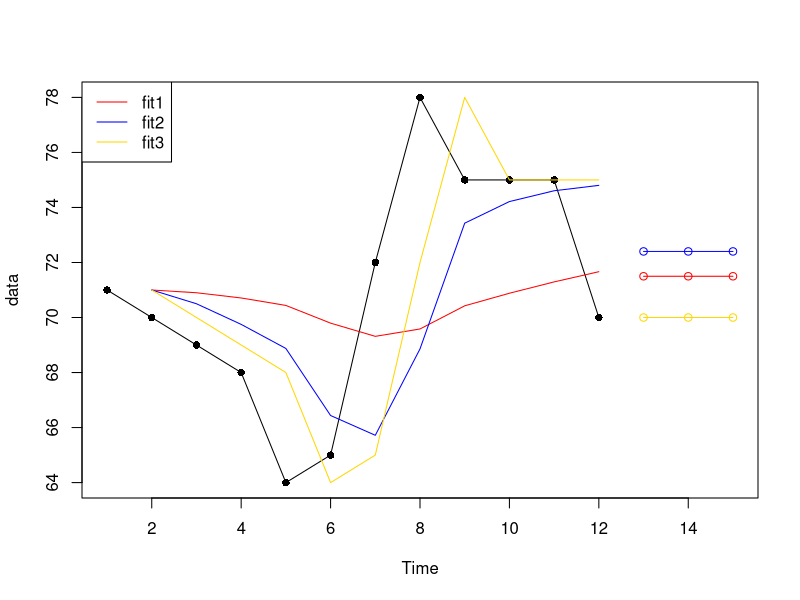
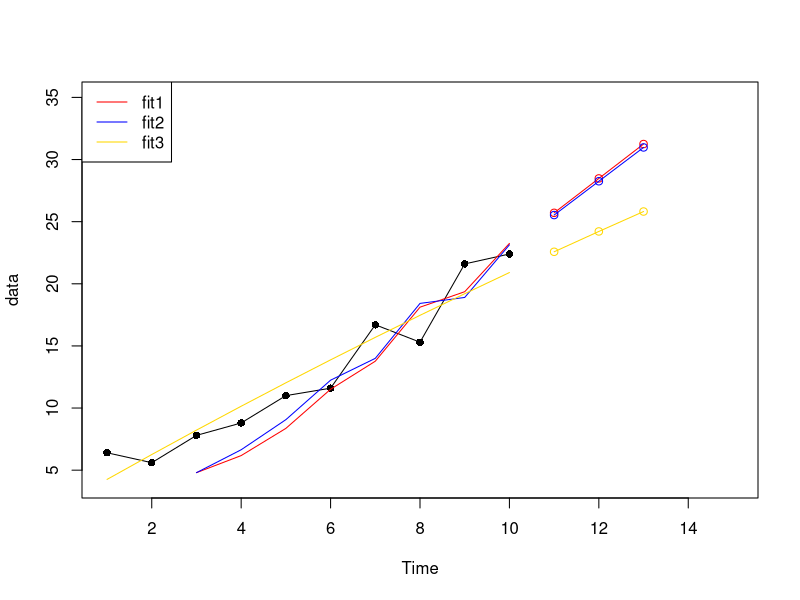
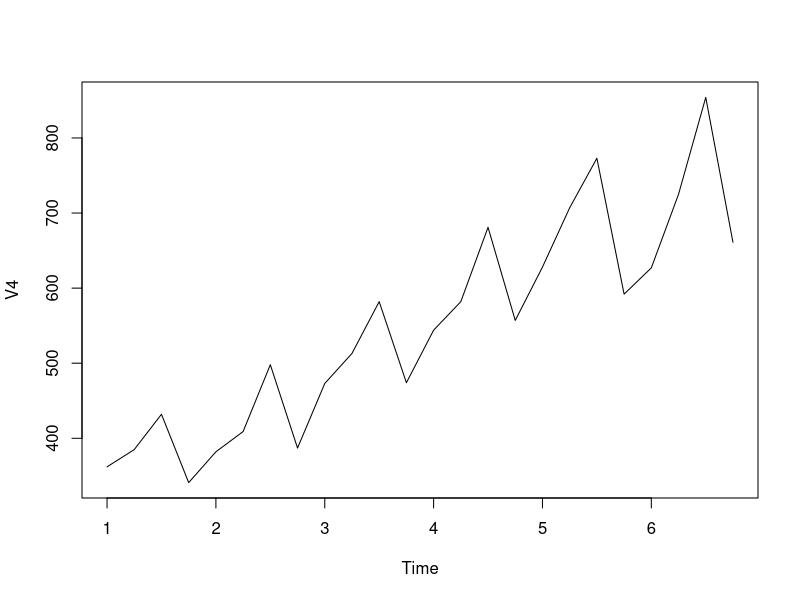
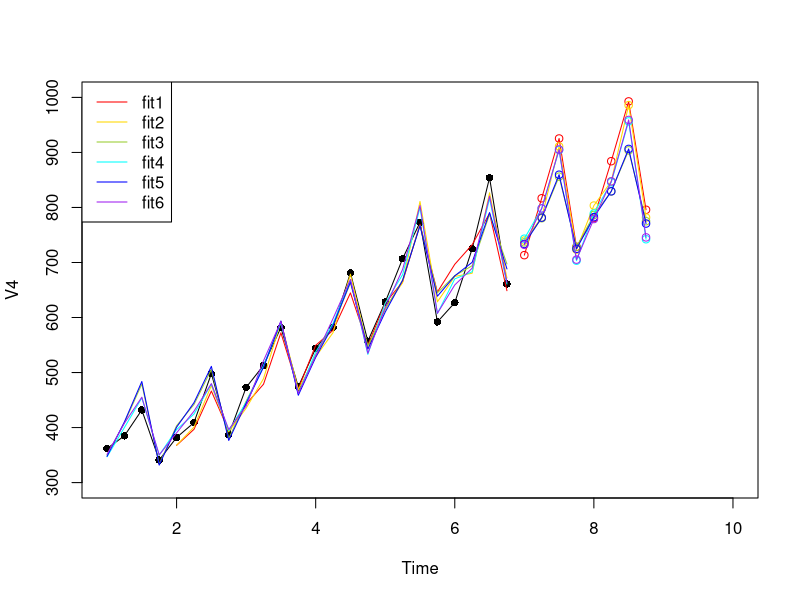

The R source for these figures, in order:
## There are a lot of functions in R that can do exponential smoothing
## including HoltWinters, ses (ses, holt, hw) and ets
## HoltWinters can not do damped smoothing, but ses and ets could.

library(forecast)
library(stats)

## simple exponential smoothing
data <- ts(c(71, 70, 69, 68, 64, 65, 72, 78, 75, 75, 75, 70))

fit1 <- HoltWinters(data, alpha=0.1, beta = FALSE, gamma = FALSE)
fit1
fit1$SSE

fit2 <- HoltWinters(data, alpha=0.5, beta = FALSE, gamma = FALSE)
fit2
fit2$SSE

fit3 <- HoltWinters(data, beta = FALSE, gamma = FALSE)
fit3$alpha
fit3$SSE

fcast1 <- forecast(fit1, h = 3)
fcast2 <- forecast(fit2, h = 3)
fcast3 <- forecast(fit3, h = 3)

plot(data, type = 'o', col = 'black', xlim=c(1, 15), pch = 16)
lines(2:length(data), fit1$fitted[, 1], col='red')
lines(2:length(data), fit2$fitted[, 1], col='blue')
lines(2:length(data), fit3$fitted[, 1], col='gold')
legend(x ='topleft', legend = c('fit1', 'fit2', 'fit3'), 
       col = c('red', 'blue', 'gold'), lwd=1)
lines((length(data)+1):(length(data)+3), fcast1$mean, col = 'red', type = 'o')
lines((length(data)+1):(length(data)+3), fcast2$mean, col = 'blue', type = 'o')
lines((length(data)+1):(length(data)+3), fcast3$mean, col = 'gold', type = 'o')

## Double exponential smoothing
data <- ts(c(6.4,  5.6,  7.8,  8.8, 11. , 11.6, 16.7, 15.3, 21.6, 22.4))

fit1 <- HoltWinters(data, alpha= 0.3623, beta =1, gamma = FALSE)
fit2 <- HoltWinters(data, gamma = FALSE)

fit1$SSE
fit2$SSE
  
fcast1 <- forecast(fit1, h = 3)
fcast2 <- forecast(fit2, h = 3)
fcast3 <- holt(data, h = 3, damped=TRUE)

plot(data, type = 'o', col = 'black', xlim=c(1, 15), ylim=c(4, 35), pch = 16)
lines(3:length(data), fit1$fitted[, 1], col='red')
lines(3:length(data), fit2$fitted[, 1], col='blue')
lines(1:length(data), fcast3$fitted, col='gold')
legend(x ='topleft', legend = c('fit1', 'fit2', 'fit3'), 
       col = c('red', 'blue', 'gold'), lwd=1)
lines((length(data)+1):(length(data)+3), fcast1$mean, col = 'red', type = 'o')
lines((length(data)+1):(length(data)+3), fcast2$mean, col = 'blue', type = 'o')
lines((length(data)+1):(length(data)+3), fcast3$mean, col = 'gold', type = 'o')

## Triple exponential smoothing
data <- read.table('data/TriExp.dat', skip=25)
data <- ts(data['V4'], frequency = 4)

plot(data)
fit1 <- HoltWinters(data, seasonal='additive')
fit2 <- HoltWinters(data, seasonal='multiplicative')
fit3 <- ets(data, model='ZAA', damped = TRUE)
fit4 <- ets(data, model='ZAM', damped = TRUE)

fcast1 <- forecast(fit1, h=8)
fcast2 <- forecast(fit2, h=8)
fcast3 <- forecast(fit3, h=8)
fcast4 <- forecast(fit4, h=8)
fcast5 <- hw(data, seasonal = 'additive', h=8, damped=TRUE)
fcast6 <- hw(data, seasonal = 'multiplicative', h=8, damped=TRUE)

plot(data, type = 'o', col = 'black', xlim=c(1, 10), ylim=c(300, 1000), pch = 16)
lines(fit1$fitted[, 1], col='red')
lines(fit2$fitted[, 1], col='gold')
lines(fit3$fitted[, 1], col='yellowgreen')
lines(fit4$fitted[, 1], col='cyan')
lines(fcast5$fitted[, 1], col='blue')
lines(fcast6$fitted[, 1], col='purple')

lines(fcast1$mean, type='o', col='red')
lines(fcast2$mean, type='o', col='gold')
lines(fcast3$mean, type='o', col='yellowgreen')
lines(fcast4$mean, type='o', col='cyan')
lines(fcast5$mean, type='o', col='blue')
lines(fcast6$mean, type='o', col='purple')
legend(x ='topleft', legend = c('fit1', 'fit2', 'fit3', 'fit4', 'fit5', 'fit6'), 
       col = c('red', 'gold', 'yellowgreen', 'cyan', 'blue', 'purple'), lwd=1)
